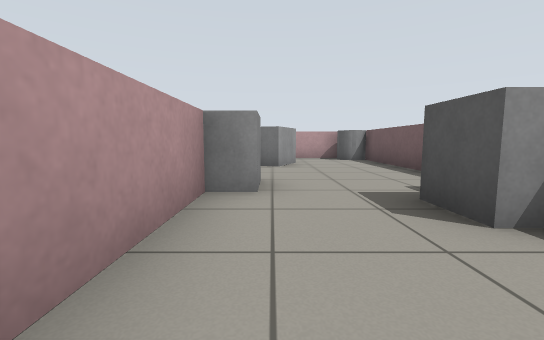
[1] (above)

24 first-person views from a walk through a robot-simulator world made for Gazebo. The camera is 0.63 m above the floor, tilts 6° down and sees 90° across. The floor is counted in squares, 1 m on a side. Each view is taken from the middle of a square. On the plan, view 1 faces up. The plan holds only what a view shows up to about 9 squares ahead; the rest is blank.

[2]
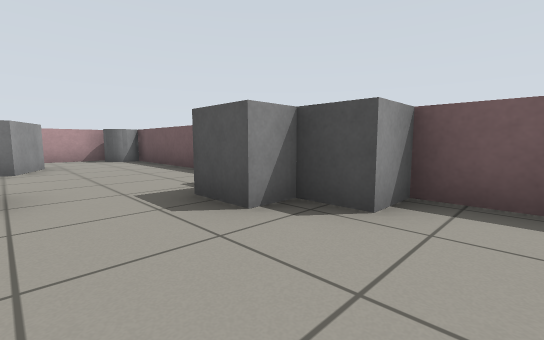

[3]
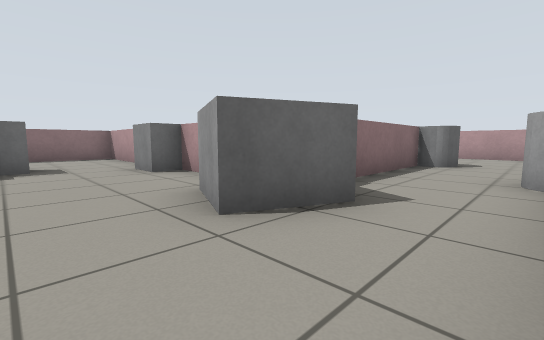

[4]
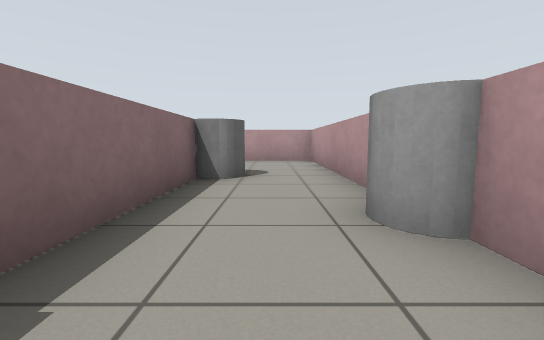

[5]
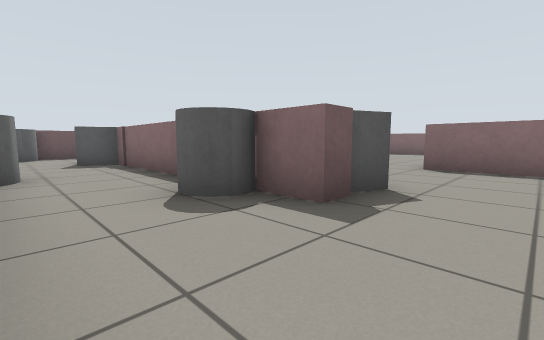

[6]
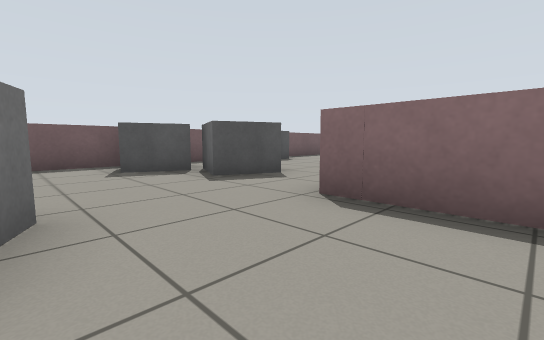

[7]
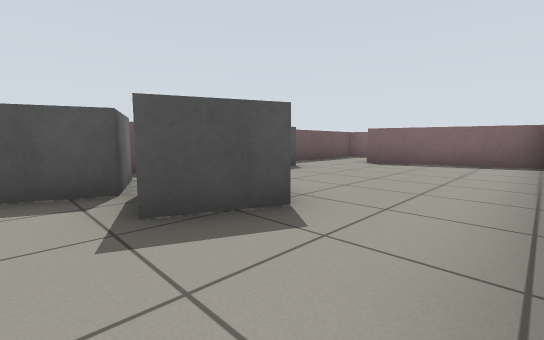

[8]
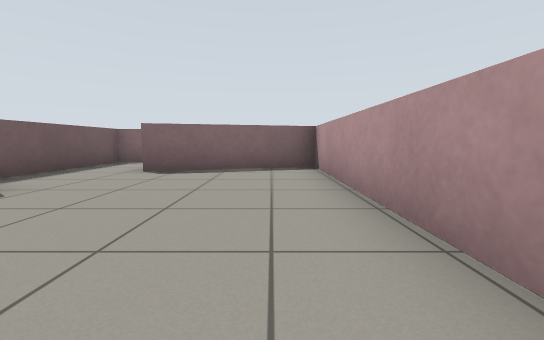

[9]
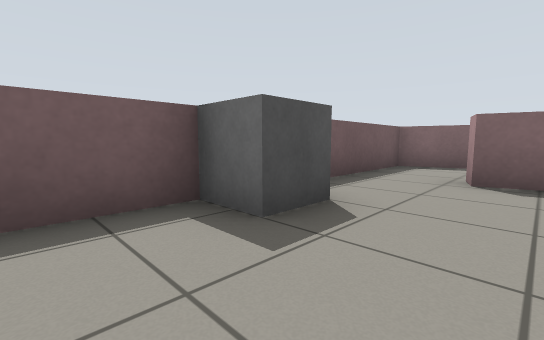

[10]
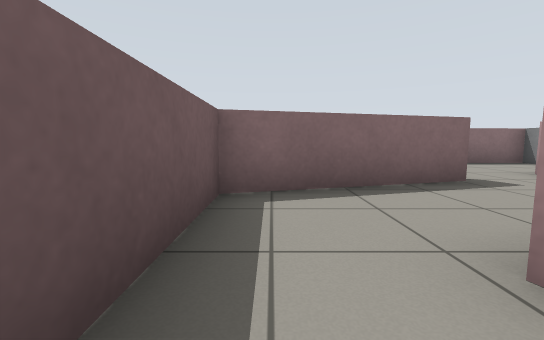

[11]
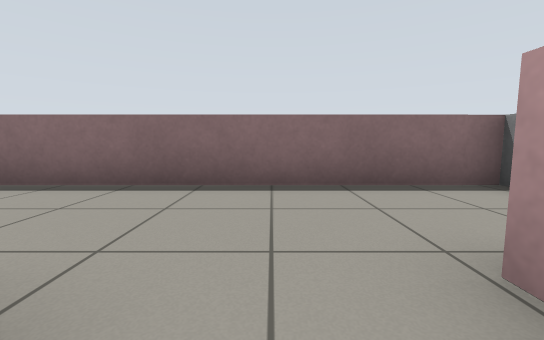

[12]
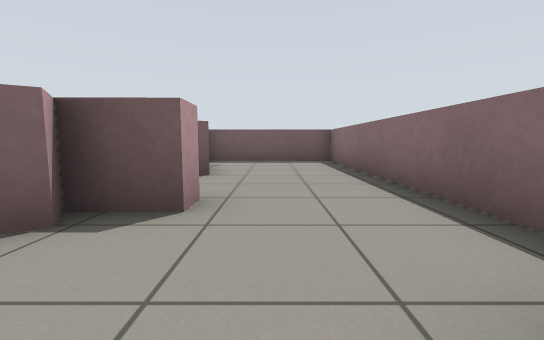

[13]
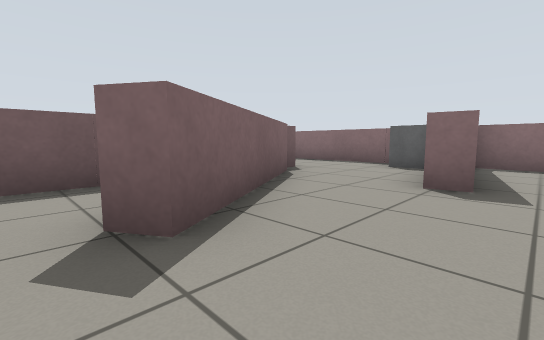

[14]
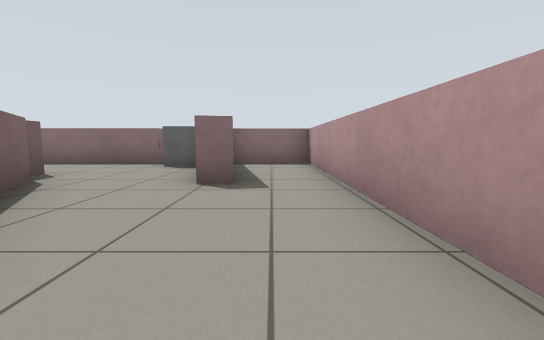

[15]
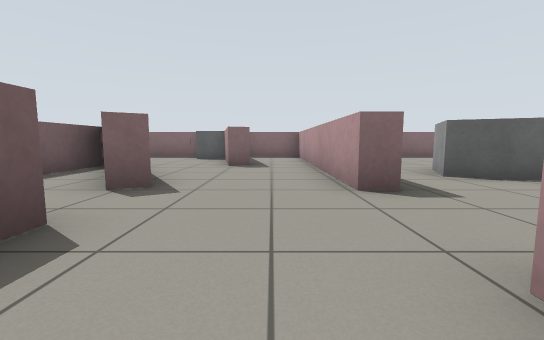

[16]
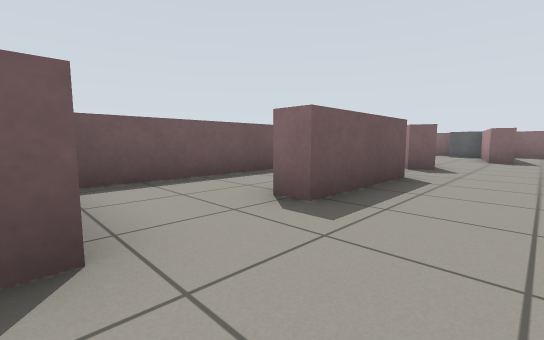

[17]
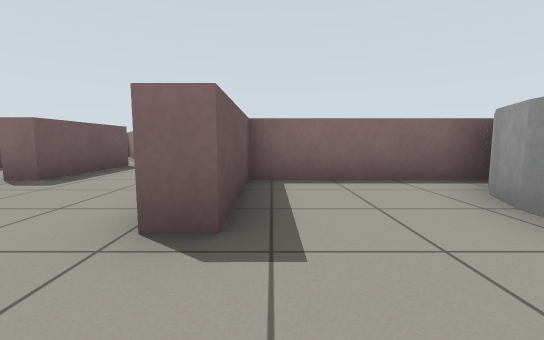

[18]
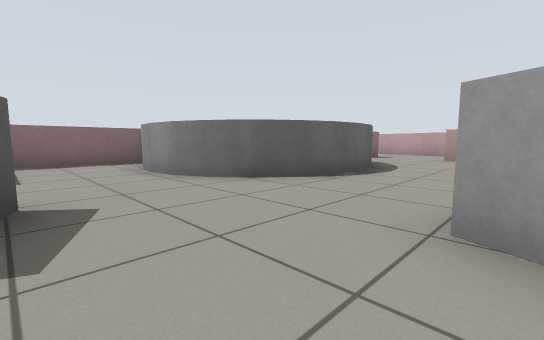

[19]
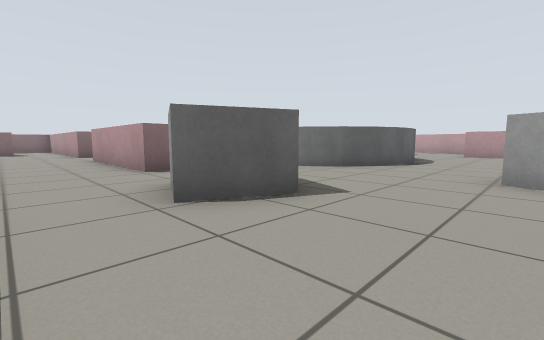

[20]
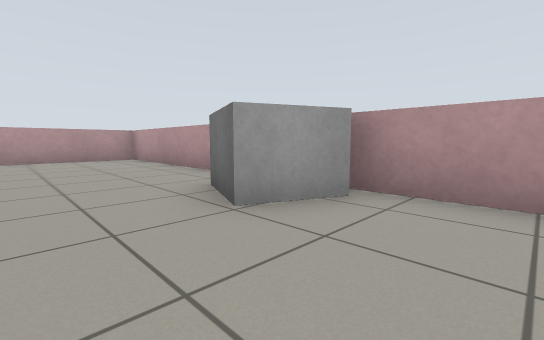

[21]
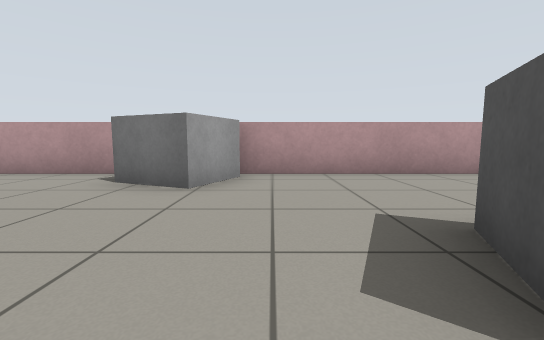

[22]
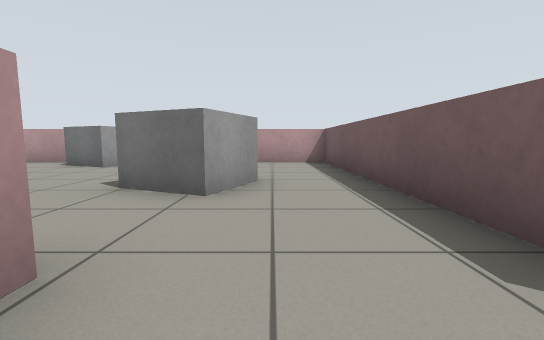

[23]
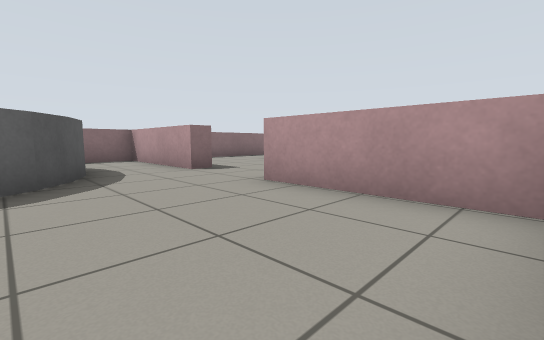

[24]
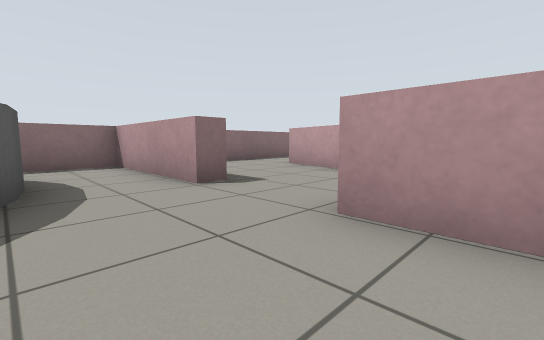

### Floor plan
Key: @ floor where view 1 was taken; # wall or solid block; . floor; B grey box; C grey cylinder.
Columns run from 28 left of view 1 to 3 right of it. Each row starts with its distance up from view 1.
 11     #######  ###########     ##
 10     #......BB.....#......C.....C
  9     #......BB.....#............#
  8     #.............#...C....BB..#
  7     #..........B..#..BB#####B..#
  6   ......CCC...BBB.#..BB....#...#
  5 #......C   C...B..#........#...
  4 #...#.C    C......#......BBBB..
  3 #...#.C     C..#..####.BBBB#..B
  2 ... #.     C...#.....#.BB..#..BB
  1  .  #..    C...#.....#.....#...#
  0  #  ###   ######..#..#.....#@..#
 -1                #..# .#....B###
 -2               ....#  #.....#
 -3              ........#.....#
 -4             ...#..##.####..#
 -5            BBB.#...#.##....#
 -6             B. #...### ....#
 -7             .. #.#..##.#####
 -8                #.#...#.....#
 -9                #.#.........#
-10                #.#B........#
-11                ###B#########

Where each view was taken, in squares from view 1:
view 1: 0 up, 0 right, facing up
view 2: 0 up, 0 right, facing up-right
view 3: 10 up, 2 right, facing down-left
view 4: 9 up, 1 left, facing left
view 5: 10 up, 9 left, facing down-right
view 6: 6 up, 9 left, facing down-right
view 7: 4 up, 7 left, facing down-right
view 8: 2 up, 6 left, facing down
view 9: 1 up, 4 left, facing down-right
view 10: 3 down, 2 left, facing down
view 11: 7 down, 6 left, facing down
view 12: 9 down, 10 left, facing right
view 13: 3 down, 12 left, facing down-right
view 14: 3 down, 12 left, facing down
view 15: 0 up, 12 left, facing down
view 16: 3 up, 12 left, facing down-right
view 17: 5 up, 14 left, facing down
view 18: 9 up, 14 left, facing down-left
view 19: 9 up, 11 left, facing down-left
view 20: 7 up, 14 left, facing up-left
view 21: 5 up, 15 left, facing up
view 22: 2 up, 12 left, facing up
view 23: 10 up, 21 left, facing down-left
view 24: 8 up, 22 left, facing down-left
